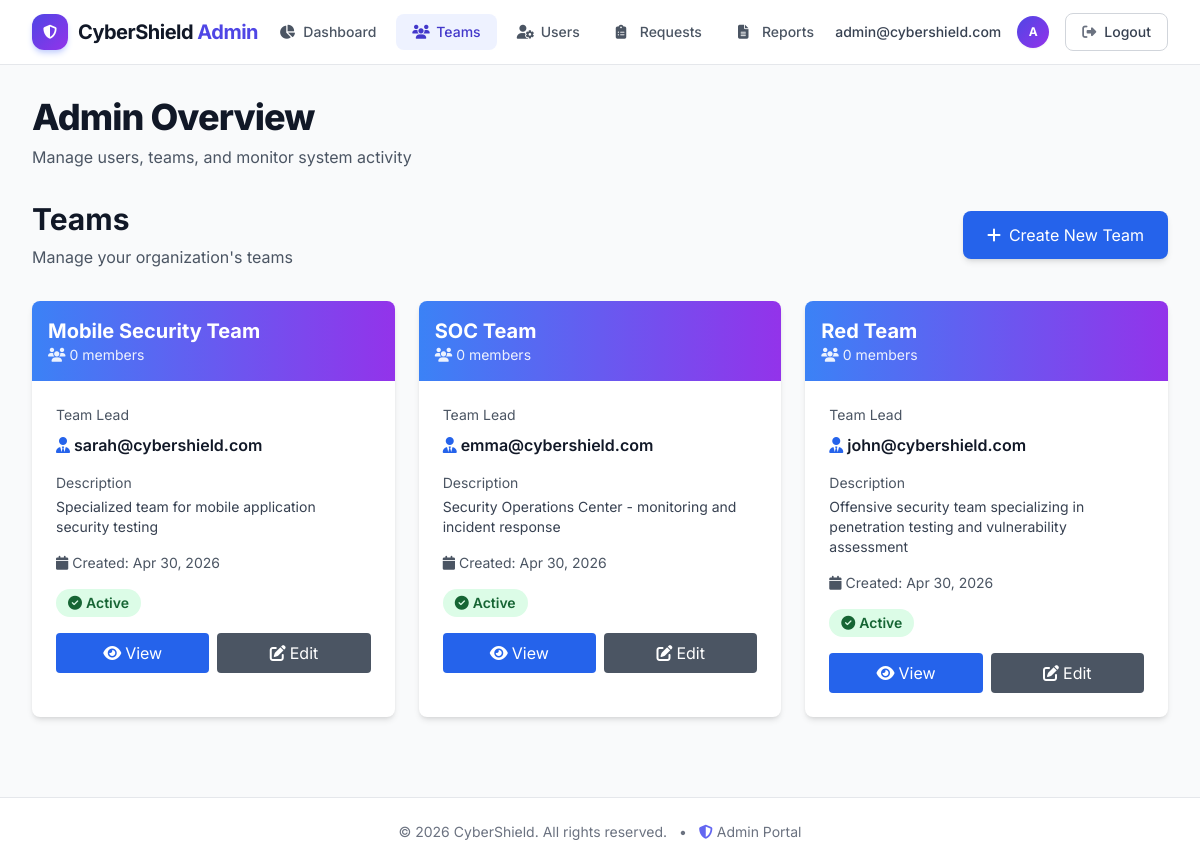
Page /staff/teams/ (signed in) on the committed database.
### teams/models.py (models this page shows, shortened)
class Team(models.Model):
    name = models.CharField(max_length=100)
    description = models.TextField(blank=True)
    team_lead = models.ForeignKey(
        User,
        on_delete=models.SET_NULL,
        null=True,
        blank=True,
        related_name='led_teams'
    )
    created_at = models.DateTimeField(auto_now_add=True)
    updated_at = models.DateTimeField(auto_now=True)
    is_active = models.BooleanField(default=True)
    class Meta:
        ordering = ['-created_at']

### staff_dashboard/views.py (the view)
    def wrapper(request, *args, **kwargs):
        if not request.user.is_authenticated:
            return redirect("login")
        if not is_admin(request.user):
            messages.error(request, "You don't have permission to access this page.")
            return redirect("/")  # Redirect to home page
        return view_func(request, *args, **kwargs)

### staff_dashboard/views.py (called while the page is built)
def is_admin(user):
    try:
        return user.is_authenticated and hasattr(user, 'profile') and user.profile.role == 'admin'
    except:
        return False

def admin_required(view_func):
    def wrapper(request, *args, **kwargs):
        if not request.user.is_authenticated:
            return redirect("login")
        if not is_admin(request.user):
            messages.error(request, "You don't have permission to access this page.")
            return redirect("/")  # Redirect to home page
        return view_func(request, *args, **kwargs)
    return wrapper

@login_required(login_url="staff_login")
@admin_required
def team_list(request):
    teams = Team.objects.annotate(
        member_count=Count('members')
    ).select_related('team_lead').order_by('-created_at')
    context = {
        'teams': teams,
    }
    return render(request, 'staff_dashboard/team_list.html', context)

### staff_dashboard/templates/staff_dashboard/team_list.html (shortened to what this page needs)
{% extends 'staff_dashboard/base.html' %}
{% block content %}
<div class="mb-8 flex items-center justify-between">
    <div>
        <h2 class="text-3xl font-bold text-gray-900">Teams</h2>
        <p class="text-gray-600 mt-2">Manage your organization's teams</p>
    </div>
    <a href="{% url 'team_create' %}" class="bg-blue-600 hover:bg-blue-700 text-white px-6 py-3 rounded-lg shadow-md transition">
        <i class="fas fa-plus mr-2"></i>Create New Team
    </a>
</div>
{% if teams %}
<div class="grid grid-cols-1 md:grid-cols-2 lg:grid-cols-3 gap-6">
    {% for team in teams %}
    <div class="bg-white rounded-lg shadow-md hover:shadow-xl transition overflow-hidden">
        <div class="bg-gradient-to-r from-blue-500 to-purple-600 p-4 text-white">
            <h3 class="text-xl font-bold">{{ team.name }}</h3>
            <p class="text-sm opacity-90">
                <i class="fas fa-users mr-1"></i>{{ team.member_count }} member{{ team.member_count|pluralize }}
            </p>
        </div>
        <div class="p-6">
            <div class="mb-4">
                <p class="text-sm text-gray-600 mb-2">Team Lead</p>
                <p class="font-semibold text-gray-900">
                    {% if team.team_lead %}
                        <i class="fas fa-user-tie text-blue-600 mr-1"></i>{{ team.team_lead.username }}
                    {% else %}
                        <i class="fas fa-user-slash text-gray-400 mr-1"></i>Not assigned
                    {% endif %}
                </p>
            </div>
            {% if team.description %}
            <div class="mb-4">
                <p class="text-sm text-gray-600 mb-1">Description</p>
                <p class="text-sm text-gray-700">{{ team.description|truncatewords:15 }}</p>
            </div>
            {% endif %}
            <div class="mb-4">
                <p class="text-sm text-gray-600">
                    <i class="fas fa-calendar mr-1"></i>Created: {{ team.created_at|date:"M d, Y" }}
                </p>
            </div>
            <div class="mb-4">
                <span class="inline-block px-3 py-1 rounded-full text-sm font-semibold {% if team.is_active %}bg-green-100 text-green-800{% else %}bg-red-100 text-red-800{% endif %}">
                    {% if team.is_active %}
                        <i class="fas fa-check-circle mr-1"></i>Active
                    {% else %}
                        <i class="fas fa-times-circle mr-1"></i>Inactive
                    {% endif %}
                </span>
            </div>
            <div class="flex space-x-2">
                <a href="{% url 'team_detail' team.id %}" class="flex-1 bg-blue-600 hover:bg-blue-700 text-white text-center px-4 py-2 rounded transition">
                    <i class="fas fa-eye mr-1"></i>View
                </a>
                <a href="{% url 'team_edit' team.id %}" class="flex-1 bg-gray-600 hover:bg-gray-700 text-white text-center px-4 py-2 rounded transition">
                    <i class="fas fa-edit mr-1"></i>Edit
                </a>
            </div>
        </div>
    </div>
    {% endfor %}
</div>
{% endif %}
{% endblock %}

### staff_dashboard/templates/staff_dashboard/base.html (shortened to what this page needs)
<!DOCTYPE html>
<html lang="en">
<head>
    <link rel="stylesheet" href="https://cdnjs.cloudflare.com/ajax/libs/font-awesome/6.4.0/css/all.min.css">
    <script src="https://cdn.tailwindcss.com"></script>
</head>
<body class="antialiased">
    <nav class="bg-white border-b border-gray-200 sticky top-0 z-50 shadow-xs">
        <div class="max-w-7xl mx-auto px-4 sm:px-6 lg:px-8">
            <div class="flex justify-between h-16">
                <div class="flex items-center">
                    <a href="{% url 'staff_dashboard' %}" class="flex items-center space-x-2.5">
                        <div class="w-9 h-9 rounded-xl bg-gradient-to-br from-indigo-600 to-purple-600 flex items-center justify-center shadow-md shadow-indigo-200">
                            <i class="fas fa-shield-halved text-white text-sm"></i>
                        </div>
                        <span class="text-xl font-bold tracking-tight text-gray-900">
                            CyberShield <span class="text-indigo-600">Admin</span>
                        </span>
                    </a>
                </div>
                <div class="hidden md:flex items-center space-x-1">
                    <a href="{% url 'staff_dashboard' %}"
                       class="nav-link px-4 py-2 rounded-lg text-sm font-medium flex items-center gap-2
                              {% if request.resolver_match.url_name == 'staff_dashboard' %}
                                  bg-indigo-50 text-indigo-700
                              {% else %}
                                  text-gray-600 hover:text-gray-900 hover:bg-gray-50
                              {% endif %}">
                        <i class="fas fa-chart-pie w-4"></i> Dashboard
                    </a>
                    <a href="{% url 'team_list' %}"
                       class="nav-link px-4 py-2 rounded-lg text-sm font-medium flex items-center gap-2
                              {% if 'team' in request.resolver_match.url_name %}
                                  bg-indigo-50 text-indigo-700
                              {% else %}
                                  text-gray-600 hover:text-gray-900 hover:bg-gray-50
                              {% endif %}">
                        <i class="fas fa-users w-4"></i> Teams
                    </a>
                    <a href="{% url 'user_list' %}"
                       class="nav-link px-4 py-2 rounded-lg text-sm font-medium flex items-center gap-2
                              {% if 'user' in request.resolver_match.url_name %}
                                  bg-indigo-50 text-indigo-700
                              {% else %}
                                  text-gray-600 hover:text-gray-900 hover:bg-gray-50
                              {% endif %}">
                        <i class="fas fa-user-cog w-4"></i> Users
                    </a>
                    <a href="{% url 'request_list' %}"
                       class="nav-link px-4 py-2 rounded-lg text-sm font-medium flex items-center gap-2
                              {% if 'request' in request.resolver_match.url_name %}
                                  bg-indigo-50 text-indigo-700
                              {% else %}
                                  text-gray-600 hover:text-gray-900 hover:bg-gray-50
                              {% endif %}">
                        <i class="fas fa-clipboard-list w-4"></i> Requests
                    </a>
                    <a href="{% url 'report_list_admin' %}"
                       class="nav-link px-4 py-2 rounded-lg text-sm font-medium flex items-center gap-2
                              {% if 'report' in request.resolver_match.url_name %}
                                  bg-indigo-50 text-indigo-700
                              {% else %}
                                  text-gray-600 hover:text-gray-900 hover:bg-gray-50
                              {% endif %}">
                        <i class="fas fa-file-alt w-4"></i> Reports
                    </a>
                </div>
                <div class="flex items-center space-x-4">
                    <span class="text-sm font-medium text-gray-700 hidden sm:block">
                        {{ user.username }}
                    </span>
                    <div class="w-8 h-8 rounded-full bg-gradient-to-br from-indigo-600 to-purple-600 flex items-center justify-center text-white text-xs font-bold shadow-sm">
                        {{ user.username|slice:":1"|upper }}
                    </div>
                    <a href="{% url 'staff_logout' %}"
                       class="bg-white border border-gray-300 hover:bg-gray-50 text-gray-700 px-4 py-2 rounded-lg text-sm font-medium flex items-center gap-2 transition-colors shadow-xs">
                        <i class="fas fa-sign-out-alt text-gray-500"></i> Logout
                    </a>
                </div>
            </div>
        </div>
    </nav>
    <main class="max-w-7xl mx-auto px-4 sm:px-6 lg:px-8 py-8">
        <header class="mb-8">
            <h1 class="text-3xl md:text-4xl font-extrabold tracking-tight text-gray-900">
                {% block page_title %}Admin Overview{% endblock %}
            </h1>
            <p class="mt-2 text-gray-600">
                {% block page_description %}Manage users, teams, and monitor system activity{% endblock %}
            </p>
        </header>
        {% block content %}{% endblock %}
    </main>
    <footer class="bg-white border-t border-gray-200 mt-12">
        <div class="max-w-7xl mx-auto px-4 sm:px-6 lg:px-8 py-6 text-center">
            <p class="text-gray-500 text-sm">
                &copy; {% now "Y" %} CyberShield. All rights reserved.
                <span class="mx-2">•</span>
                <i class="fas fa-shield-halved text-indigo-500"></i> Admin Portal
            </p>
        </div>
    </footer>
</body>
</html>

### staff_dashboard/templates/staff_dashboard/base.html (style rules this page uses)
body { font-family: 'Inter', sans-serif; background-color: #f9fafb; }
.nav-link { transition: all 0.15s ease; }

### rows in the picture
Team: name "Mobile Security Team", member_count "0", team_lead.username "sarah@cybershield.com", description "Specialized team for mobile application security testing", created_at "Apr 30, 2026", is_active True (drawn)
Team: name "SOC Team", member_count "0", team_lead.username "emma@cybershield.com", description "Security Operations Center - monitoring and incident response", created_at "Apr 30, 2026", is_active True (drawn)
Team: name "Red Team", member_count "0", team_lead.username "john@cybershield.com", description "Offensive security team specializing in penetration testing and vulnerability assessment", created_at "Apr 30, 2026", is_active True (drawn)

### other values in the picture
{{ user.username }} "admin@cybershield.com"
{{ user.username|slice:":1"|upper }} "A"
